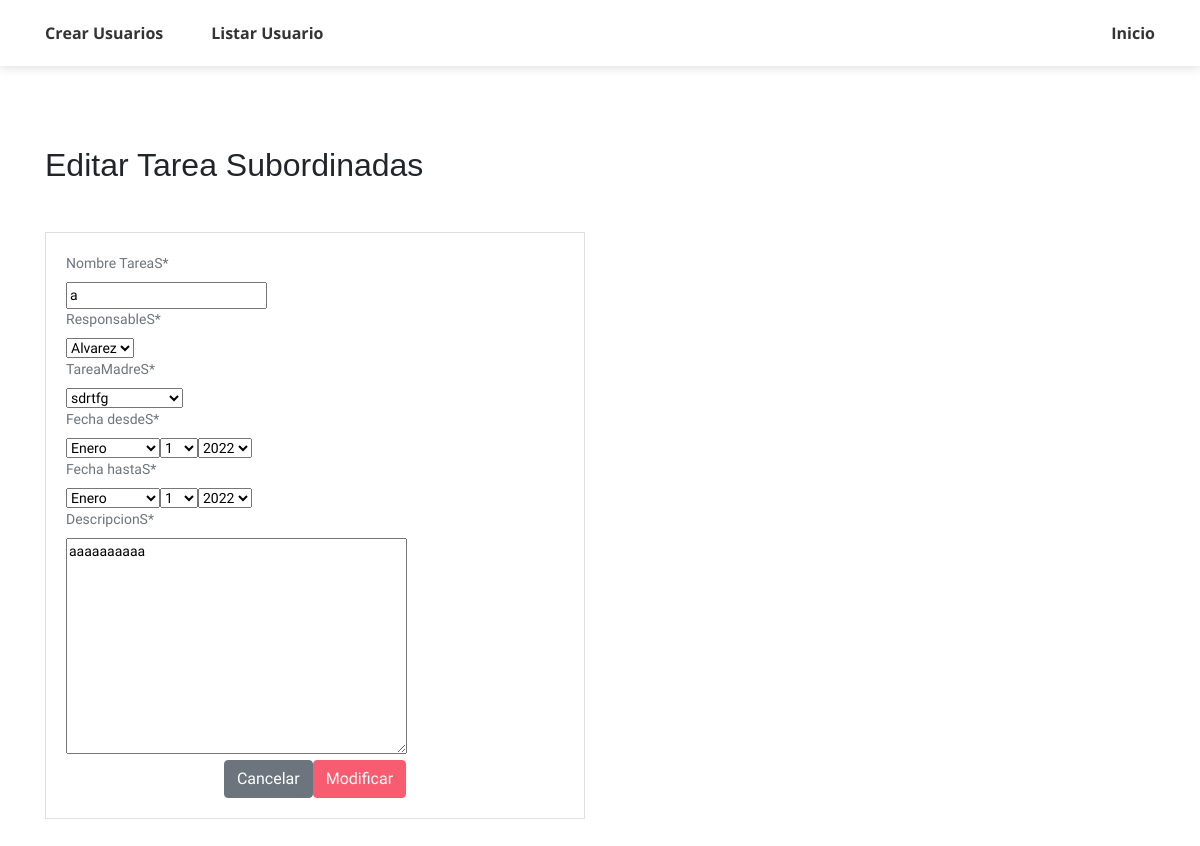
The page /ModificarTareaSub/4/ on the database its author committed.
### account/models.py (models this page shows, shortened)
class TareaSub(models.Model):
    Nombre_TareaS = models.CharField(max_length=50)
    ResponsableS = models.ForeignKey(Usuario, on_delete=models.CASCADE)
    TareaMadreS = models.ForeignKey(Tarea, on_delete=models.CASCADE)
    Fecha_desdeS = models.DateField()
    Fecha_hastaS = models.DateField()
    DescripcionS = models.TextField()

### account/views.py (the view)
# urls.py: path('ModificarTareaSub/<id>/', views.ModificarTareaSub, name='ModificarTareaSub'),
def ModificarTareaSub(request, id):
    tareasub = get_object_or_404 (TareaSub,id=id)
    data = {
        'form': TareasSubForm(instance=tareasub)
    }
    if request.method == 'POST':
        formulario = TareasSubForm(data=request.POST, instance=tareasub)
        if formulario.is_valid():
            formulario.save()
            return redirect(to="ListarTareaSub")
        data["form"] = formulario
    return render(request, 'TareasSub/modificar.html', data)

### account/forms.py
class TareasSubForm(forms.ModelForm):
    class Meta:
        model = TareaSub
        fields = '__all__'
        widgets = {
            "Fecha_desdeS": forms.SelectDateWidget(),
            "Fecha_hastaS": forms.SelectDateWidget()
        }

### account/models.py (called while the page is built)
    def __str__(self):
            return str(self.Nombre)

    def __str__(self):
        return self.Nombre_Tarea

### templates/TareasSub/modificar.html (shortened to what this page needs)
<!DOCTYPE html>
{% load static %}
<html lang="en">
<head>
    <link rel="stylesheet" href="{% static 'css/themify-icons.css' %}">
	<link rel="stylesheet" href="{% static 'css/StyleWeb.css' %}">
    <link rel="stylesheet" href="https://cdn.jsdelivr.net/bxslider/4.2.12/jquery.bxslider.css">
</head>
<body data-spy="scroll" data-target=".navbar" data-offset="40" id="home">
    {% load crispy_forms_tags %}
    <nav class="navbar sticky-top navbar-expand-lg navbar-light bg-white" data-spy="affix" data-offset-top="510">
        <div class="container">
            <div class="collapse mt-sm-20 navbar-collapse" id="navbarSupportedContent">
                <ul class="navbar-nav mr-auto">
                    <li class="nav-item">
                        <a href="{% url 'AgregarTareaSub' %}" class="nav-link">Crear Usuarios</a>
                    </li>
                    <li class="nav-item">
                        <a href="{% url 'ListarTareaSub' %}" class="nav-link">Listar Usuario</a>
                    </li>
                </ul>
                <ul class="navbar-nav ml-auto">
                    <li class="nav-item">
                        <a href="{% url 'employee' %}" class="nav-link">Inicio</a>
                    </li>
                </ul>
            </div>
        </div>
    </nav>
    <section class="section" id="resume">
        <div class="container">
            <h2 class="mb-5"> Editar Tarea Subordinadas</h2>
            <div class="row">
                <div class="col-12 col-md-6 offset-med-3">
                    <div class="card">
                        <div class="card-body">
                            <form action="" method="post">
                                {{ form | crispy}}
                                <div class="d-flex justify-content-center">
                                    <input type="reset" value="Cancelar" class="btn btn-secondary">
                                    <input type="submit" value="Modificar" class="btn btn-primary">
                                </div>
                            </form>
                        </div>
                    </div>
                </div>
            </div>
        </div>
    </section>
</body>
</html>

### rows shown on the page
TareaSub: Nombre_TareaS "a", ResponsableS "Alvarez", TareaMadreS "sdrtfg", DescripcionS "aaaaaaaaaa"
